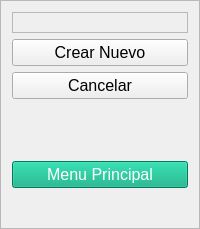
                           <widget class="QFrame" name="frame_32">
                            <property name="maximumSize">
                             <size>
                              <width>200</width>
                              <height>16777215</height>
                             </size>
                            </property>
                            <property name="font">
                             <font>
                              <pointsize>11</pointsize>
                             </font>
                            </property>
                            <property name="frameShape">
                             <enum>QFrame::StyledPanel</enum>
                            </property>
                            <property name="frameShadow">
                             <enum>QFrame::Raised</enum>
                            </property>
                            <layout class="QVBoxLayout" name="verticalLayout_9">
                             <property name="bottomMargin">
                              <number>0</number>
                             </property>
                             <item>
                              <widget class="QFrame" name="frame_36">
                               <property name="minimumSize">
                                <size>
                                 <width>0</width>
                                 <height>21</height>
                                </size>
                               </property>
                               <property name="frameShape">
                                <enum>QFrame::StyledPanel</enum>
                               </property>
                               <property name="frameShadow">
                                <enum>QFrame::Raised</enum>
                               </property>
                               <layout class="QVBoxLayout" name="verticalLayout_23">
                                <property name="leftMargin">
                                 <number>0</number>
                                </property>
                                <property name="topMargin">
                                 <number>9</number>
                                </property>
                                <property name="rightMargin">
                                 <number>0</number>
                                </property>
                                <property name="bottomMargin">
                                 <number>0</number>
                                </property>
                               </layout>
                              </widget>
                             </item>
                             <item>
                              <widget class="QPushButton" name="btn_insertData">
                               <property name="font">
                                <font>
                                 <pointsize>12</pointsize>
                                </font>
                               </property>
                               <property name="text">
                                <string>Crear Nuevo</string>
                               </property>
                              </widget>
                             </item>
                             <item>
                              <widget class="QPushButton" name="btnCancelarCrearB">
                               <property name="font">
                                <font>
                                 <pointsize>12</pointsize>
                                </font>
                               </property>
                               <property name="text">
                                <string>Cancelar</string>
                               </property>
                              </widget>
                             </item>
                             <item>
                              <widget class="QLabel" name="label">
                               <property name="minimumSize">
                                <size>
                                 <width>0</width>
                                 <height>50</height>
                                </size>
                               </property>
                               <property name="text">
                                <string/>
                               </property>
                              </widget>
                             </item>
                             <item>
                              <widget class="QPushButton" name="btnXCerrarB">
                               <property name="font">
                                <font>
                                 <pointsize>12</pointsize>
                                </font>
                               </property>
                               <property name="styleSheet">
                                <string notr="true">QPushButton
{
color: rgb(255, 255, 255);
background-color: rgb(0, 170, 127);

}
QPushButton::hover
{
color: rgb(255, 255, 255);
background-color: rgb(8, 80, 97);
}</string>
                               </property>
                               <property name="text">
                                <string>Menu Principal</string>
                               </property>
                              </widget>
                             </item>
                             <item>
                              <spacer name="verticalSpacer_3">
                               <property name="orientation">
                                <enum>Qt::Vertical</enum>
                               </property>
                               <property name="sizeHint" stdset="0">
                                <size>
                                 <width>20</width>
                                 <height>40</height>
                                </size>
                               </property>
                              </spacer>
                             </item>
                            </layout>
                           </widget>
